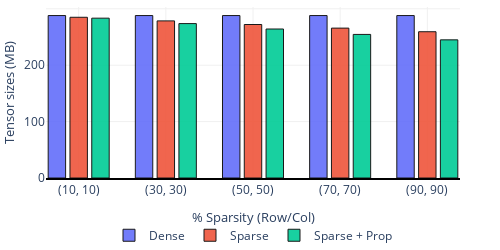

Here is the notebook cell this chart was saved with:
### Code cell
plot_memory(bert_row_col_df)

### Figure 1 — Plotly figure (JSON) as saved in the notebook; plotly's stock layout.template omitted (floating-point values rounded to 4 significant figures)
{"data": [{"customdata": [["bert", 0.1, 0.1, "DD", 0, 0.06593, 0.06593, 0, 6.229, 0.1726, 11.98, 631.7, 288, "(10, 10)", "Dense"], ["bert", 0.3, 0.3, "DD", 0, 0.1956, 0.1956, 0, 7.971, 0.1724, 11.93, 631.7, 288, "(30, 30)", "Dense"], ["bert", 0.5, 0.5, "DD", 0, 0.3214, 0.3214, 0, 9.628, 0.1751, 11.9, 631.7, 288, "(50, 50)", "Dense"], ["bert", 0.7, 0.7, "DD", 0, 0.4432, 0.4432, 0, 10.99, 0.1736, 12.02, 631.7, 288, "(70, 70)", "Dense"], ["bert", 0.9, 0.9, "DD", 0, 0.5614, 0.5614, 0, 12.29, 0.173, 11.91, 631.7, 288, "(90, 90)", "Dense"]], "hovertemplate": "Sparsity: %{customdata[13]}<br>Format: %{customdata[14]}<br>Size: %{y:.3f}MB<br>", "marker": {"line": {"color": "black", "width": 1}}, "name": "Dense", "opacity": 0.9, "showlegend": true, "type": "bar", "x": [0, 4, 8, 12, 16], "y": [288.0, 288.0, 288.0, 288.0, 288.0]}, {"customdata": [["bert", 0.1, 0.1, "SparseDense", 0, 0.06593, 0.06593, 0, 5.734, 0.1774, 11.28, 639.6, 285.0, "(10, 10)", "Sparse"], ["bert", 0.3, 0.3, "SparseDense", 0, 0.1956, 0.1956, 0, 6.356, 0.1779, 9.942, 558.6, 278.5, "(30, 30)", "Sparse"], ["bert", 0.5, 0.5, "SparseDense", 0, 0.3214, 0.3214, 0, 6.904, 0.1772, 9.99, 507.8, 272.1, "(50, 50)", "Sparse"], ["bert", 0.7, 0.7, "SparseDense", 0, 0.4432, 0.4432, 0, 7.322, 0.1769, 9.616, 449.9, 265.7, "(70, 70)", "Sparse"], ["bert", 0.9, 0.9, "SparseDense", 0, 0.5614, 0.5614, 0, 7.663, 0.1775, 8.859, 375.4, 259.3, "(90, 90)", "Sparse"]], "hovertemplate": "Sparsity: %{customdata[13]}<br>Format: %{customdata[14]}<br>Size: %{y:.3f}MB<br>", "marker": {"line": {"color": "black", "width": 1}}, "name": "Sparse", "opacity": 0.9, "showlegend": true, "type": "bar", "x": [1, 5, 9, 13, 17], "y": [285.0, 278.5, 272.1, 265.7, 259.3]}, {"customdata": [["bert", 0.1, 0.1, "SparseDense", 1, 0.06593, 0.07875, 2.3e-05, 5.736, 0.1775, 10.97, 635.3, 283.4, "(10, 10)", "Sparse + Prop"], ["bert", 0.3, 0.3, "SparseDense", 1, 0.1956, 0.2256, 2.018e-05, 6.416, 0.1776, 9.189, 542.7, 273.7, "(30, 30)", "Sparse + Prop"], ["bert", 0.5, 0.5, "SparseDense", 1, 0.3214, 0.3571, 2.168e-05, 6.954, 0.1769, 8.916, 483.8, 264.1, "(50, 50)", "Sparse + Prop"], ["bert", 0.7, 0.7, "SparseDense", 1, 0.4432, 0.4732, 1.878e-05, 7.39, 0.1777, 8.553, 426.3, 254.5, "(70, 70)", "Sparse + Prop"], ["bert", 0.9, 0.9, "SparseDense", 1, 0.5614, 0.5742, 2.057e-05, 7.688, 0.1775, 7.523, 356.3, 244.9, "(90, 90)", "Sparse + Prop"]], "hovertemplate": "Sparsity: %{customdata[13]}<br>Format: %{customdata[14]}<br>Size: %{y:.3f}MB<br>", "marker": {"line": {"color": "black", "width": 1}}, "name": "Sparse + Prop", "opacity": 0.9, "showlegend": true, "type": "bar", "x": [2, 6, 10, 14, 18], "y": [283.4, 273.7, 264.1, 254.5, 244.9]}], "layout": {"font": {"size": 11}, "height": 250, "legend": {"font": {"size": 12}, "itemsizing": "trace", "orientation": "h", "x": 0.5, "xanchor": "center", "y": -0.25, "yanchor": "top"}, "margin": {"b": 0, "l": 0, "r": 40, "t": 0}, "paper_bgcolor": "white", "plot_bgcolor": "white", "width": 500, "xaxis": {"gridcolor": "#f0f0f0", "gridwidth": 1, "linecolor": "black", "linewidth": 2, "showgrid": true, "tickfont": {"size": 12}, "tickmode": "array", "ticktext": ["(10, 10)", "(30, 30)", "(50, 50)", "(70, 70)", "(90, 90)"], "tickvals": [1, 5, 9, 13, 17], "title": {"text": "% Sparsity (Row/Col)"}}, "yaxis": {"gridcolor": "#f0f0f0", "gridwidth": 1, "showgrid": true, "tickfont": {"size": 12}, "title": {"text": "Tensor sizes (MB)"}}}}
